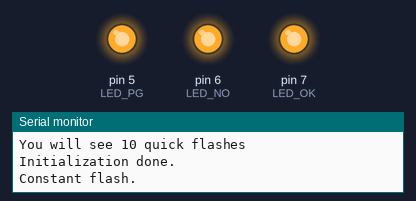
Simulated run of this sketch. Board: Arduino Uno, built with avr-gcc and run on an emulated ATmega328P. On the bench: output pins drawn as LEDs (lit = HIGH), the last lines printed to the serial monitor.

Above: at 3.0 s.
At 8.5 s:
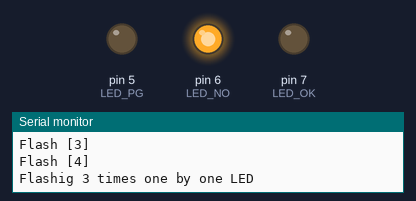
At 11.5 s:
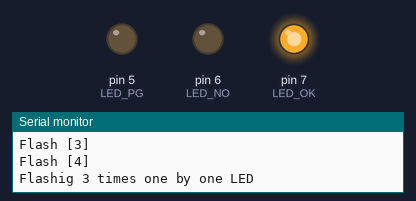
At 13.5 s:
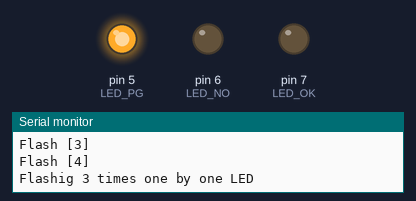
At 18.5 s:
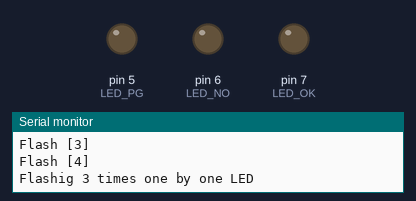
Timing chart, 0 to 24.1 s (numbered marks = the images above):
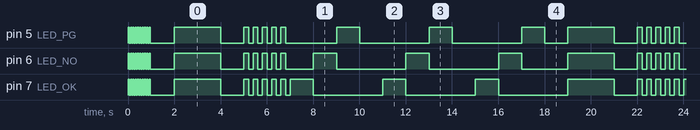

The sketch:

flash_LEDs.ino
```cpp
// Flash leds

#define LED_OK (7)
#define LED_NO (6)
#define LED_PG (5)

#define DELAY_LONG    (2000)
#define DELAY_MEDI    (1000)
#define DELAY_SHOR    (200)
#define DELAY_VSHO    (50)

#define FLASH_X_TIMES (5)
#define START_PROGRAM_FLASH_X_TIMES (10)

#define FLASH_ROTATE (3)

void setup() {
  Serial.begin(9600);
  pinMode(LED_OK, OUTPUT);
  pinMode(LED_NO, OUTPUT);
  pinMode(LED_PG, OUTPUT);

  Serial.println("> flash_LEDs start");
  flash_start();
}

void loop() {
  flash_constant();
  flash_blink();
  flash_example_one_by_one();
}

void flash_constant(){
  // FLASH CONSTANT
  Serial.println("Constant flash.");
  on_all();
  delay(DELAY_LONG);
  off_all();
  delay(DELAY_MEDI);
}

void flash_blink(){
  // FLASH IN SUCCESSION
  Serial.print("Short flash "); Serial.print(FLASH_X_TIMES); Serial.println(" times.");
  for(int i=0;  i < FLASH_X_TIMES;  i++){
    Serial.print("Flash ["); Serial.print(i); Serial.println("]");
    on_all();
    delay(DELAY_SHOR);
    off_all();
    delay(DELAY_SHOR);
  }
}

void flash_start(){
  // Flash quick to designate program start
  Serial.println("Program starting ...");
  Serial.print("You will see "); Serial.print(START_PROGRAM_FLASH_X_TIMES); Serial.println(" quick flashes");
  for(int i=0;  i < START_PROGRAM_FLASH_X_TIMES;  i++){
    on_all();
    delay(DELAY_VSHO);
    off_all();
    delay(DELAY_VSHO);
  }

  Serial.println("Initialization done.");
  delay(1000);
}

void flash_example_one_by_one(){
  off_all();
  Serial.print("Flashig "); Serial.print(FLASH_ROTATE); Serial.println(" times one by one LED");
  for(int i=0;  i < FLASH_ROTATE; i++){
    flash_one_by_one();
  }
}

void flash_one_by_one(){
  off_all();
  on_ok();
  delay(DELAY_MEDI);
  off_ok();
  on_no();
  delay(DELAY_MEDI);
  off_no();
  on_pg();
  delay(DELAY_MEDI);
  off_pg();
  delay(DELAY_MEDI);
}

void on_ok(){
  on(LED_OK);
}

void on_no(){
  on(LED_NO);
}

void on_pg(){
  on(LED_PG);
}

void off_ok(){
  off(LED_OK);
}

void off_no(){
  off(LED_NO);
}

void off_pg(){
  off(LED_PG);
}

void on(int led){
  digitalWrite(led, HIGH);
}
void off(int led){
  digitalWrite(led, LOW);
}

void on_all(){
  on_ok();
  on_no();
  on_pg();
}
void off_all(){
  off_ok();
  off_no();
  off_pg();
}
```

Measured:
- by itself, everything shown: repeats every 17.0 s, in 24 steps
